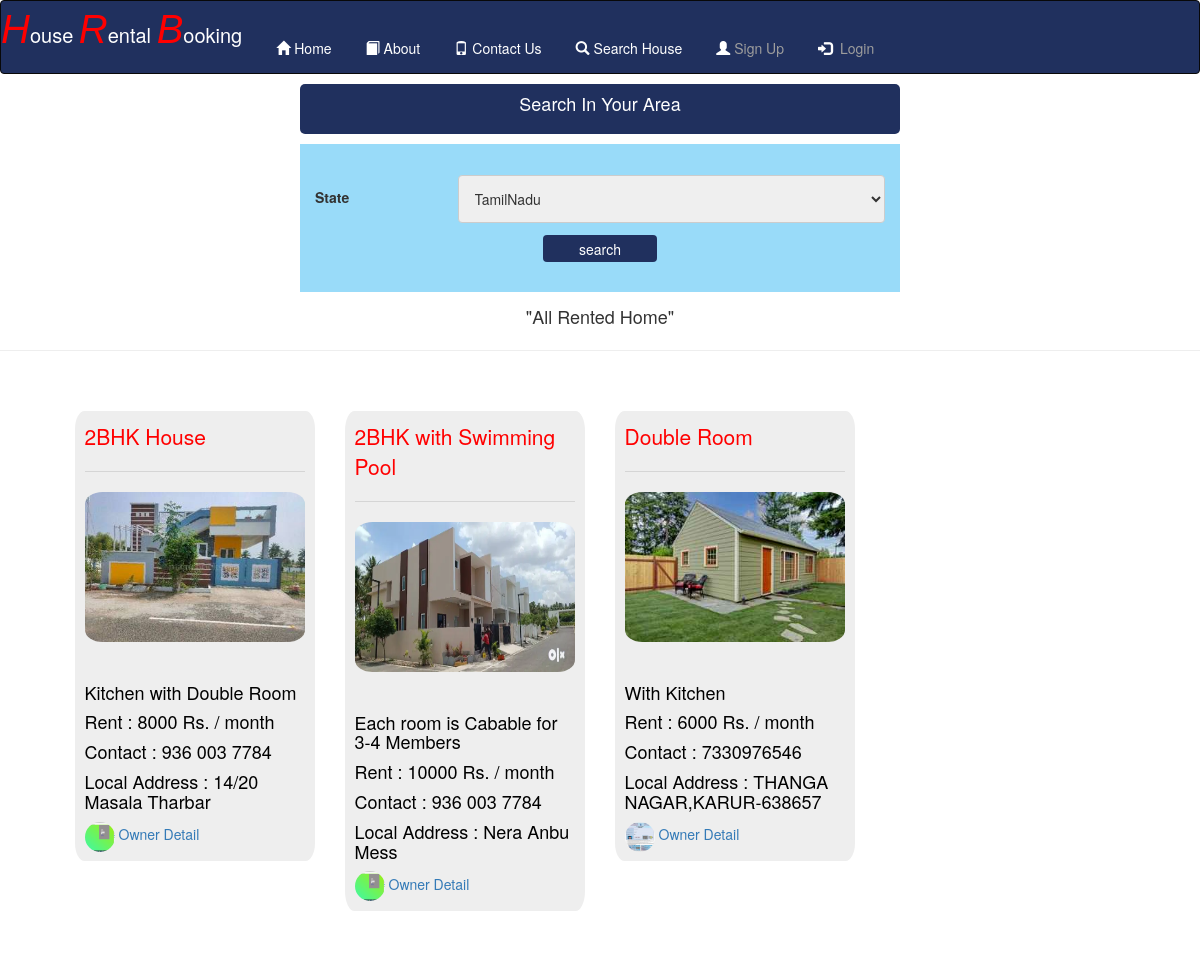
Before: /search with the older database file.
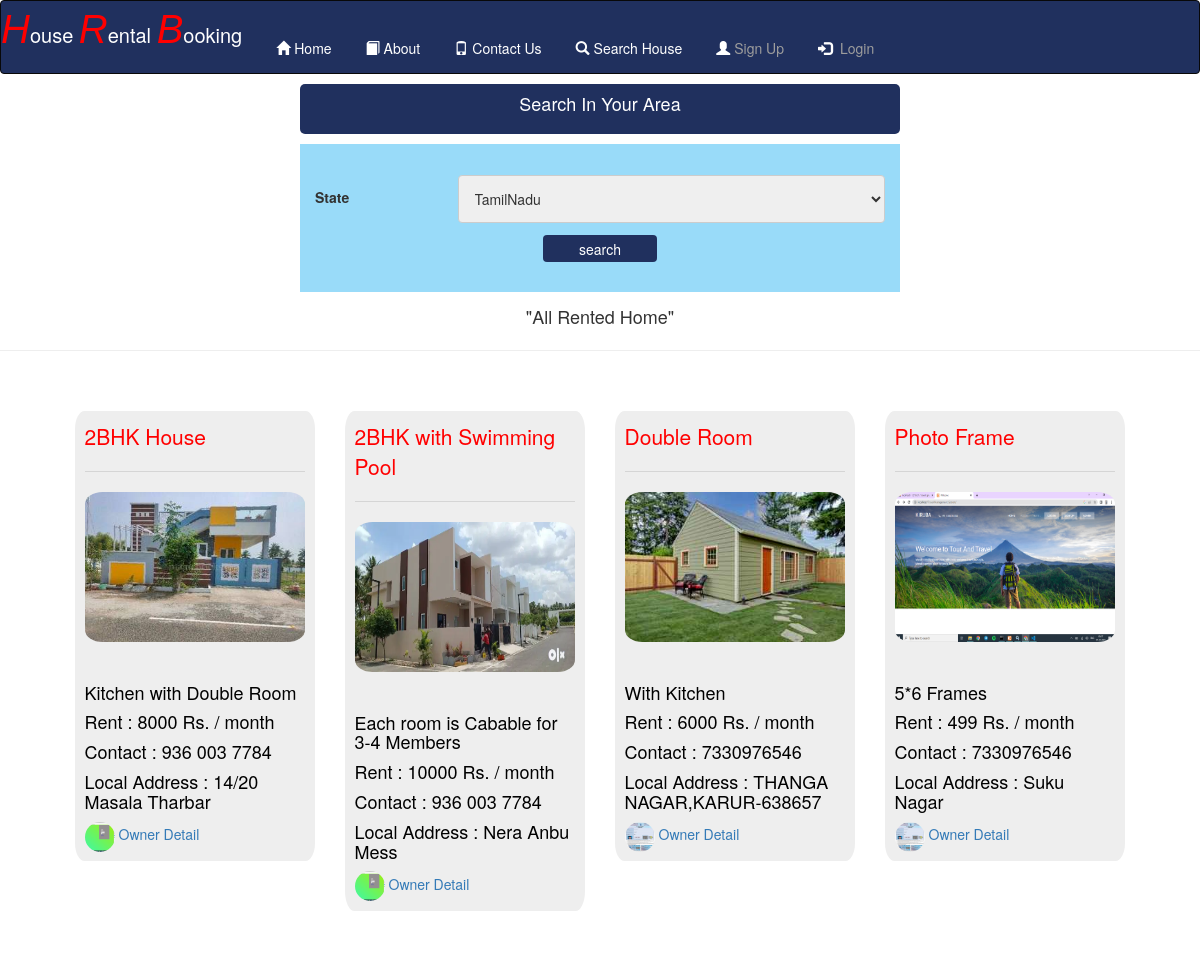
After: the same page with the newer database file.
### Room/models.py (models this page shows, shortened)
class Owner_Detail(models.Model):
    status = models.ForeignKey(Status,on_delete=models.CASCADE,null=True)
    register=models.ForeignKey(Register,on_delete=models.CASCADE,null=True)
    state=models.ForeignKey(State,on_delete=models.CASCADE,null=True)
    dist=models.ForeignKey(District,on_delete=models.CASCADE,null=True)
    local_add = models.CharField(max_length=100,null=True)
    title=models.CharField(max_length=100,null=True)
    desc=models.CharField(max_length=100,null=True)
    rent=models.IntegerField(null=True)
    img=models.FileField(null=True)

class Register(models.Model):
    user=models.ForeignKey(User,on_delete=models.CASCADE,null=True)
    gen=models.CharField(max_length=30,null=True)
    add=models.CharField(max_length=100,null=True)
    mobile=models.CharField(max_length=10,null=True)
    image=models.FileField(null=True)
    birth=models.DateField(null=True)
    proof=models.CharField(max_length=10,null=True)

### Room/views.py (the view)
# urls.py: path('search', Search,name='search'),
def Search(request):
    room=Owner_Detail.objects.all()
    state1=State.objects.all()
    if request.method=='POST':
        s=request.POST['state']
        state=State.objects.filter(state=s).first()
        return redirect('dist',state.id)
    d = {'state': state1,'room':room}
    return render(request,'serach.html',d)

### Room/templates/serach.html (shortened to what this page needs)
{% extends 'navigation.html' %}
{% block body %}
</head>
<body>
<center><div class="container2">
<h4>Search In Your Area</h4>
</div></center>
<div class="container">
  <form action="" method="post">
  <div class="row">
    <div class="col-25">
      <label for="country">State</label>
    </div>
    <div class="col-75">
      <select id="country" name="state">
{% for i in state %}
        <option value="{{i.state}}">{{i.state}}</option>
{% endfor %}
      </select>
    </div>
  </div>
    <div class="row" align="center">
    <input type="submit" value="search">
  </div>
  </form>
</div>
<p align="center" style="margin-top:1%;font-size:18px">"All Rented Home"</p>
<hr>
    <div class="row" style="margin:5%">
        {% for i in room %}
        {% ifequal i.status.status "accepted"  %}
        <div class="col-sm-3">
            <div class="jumbotron" style="width:100%;border-radius:4%;padding:4%">
            <p style="color:red">{{i.title}}<hr></p>
                <a href="{% url 'detail' i.id %}" ><img src="{{i.img.url}}" style="border-radius:8%;width:100%;height:150px;"><hr></a>
            <h4 style="color:Black">{{i.desc}}</h4>
            <h4 style="color:black">Rent : {{i.rent}} Rs. / month</h4>
            <h4 style="color:black">Contact : {{i.register.mobile}}</h4>
            <h4 style="color:black">Local Address : {{i.local_add}}</h4>
                <a href="{% url 'owner' i.id %}"><img src="{{i.register.image.url}}" style="border-radius:50%;width:30px;height:30px"> Owner Detail</a>
            </div>
            </div>
        {% endifequal %}
        {% endfor %}
    </div>
{% endblock %}

Changed rows visible on the page:
added Owner_Detail: title "Photo Frame", img (picture), desc "5*6 Frames", rent "499", register.mobile "7330976546", local_add "Suku Nagar", register.image (picture)
